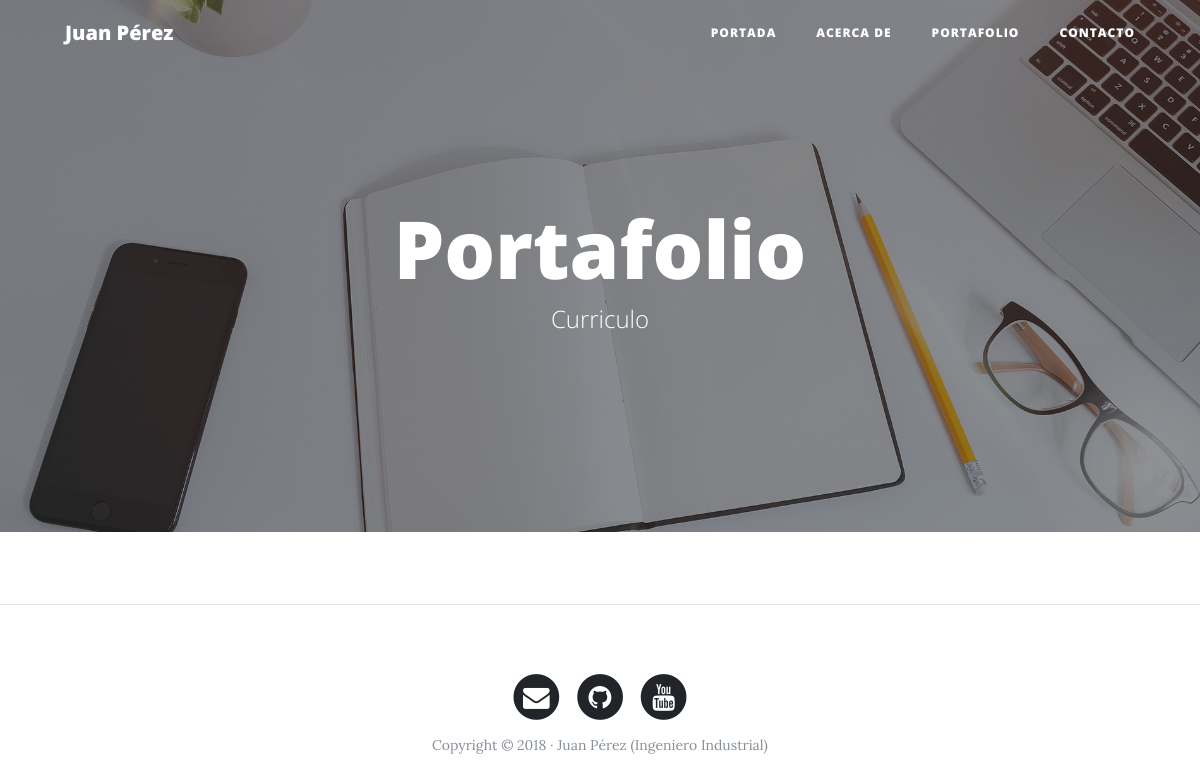
Page /portfolio/ on the earlier database version.
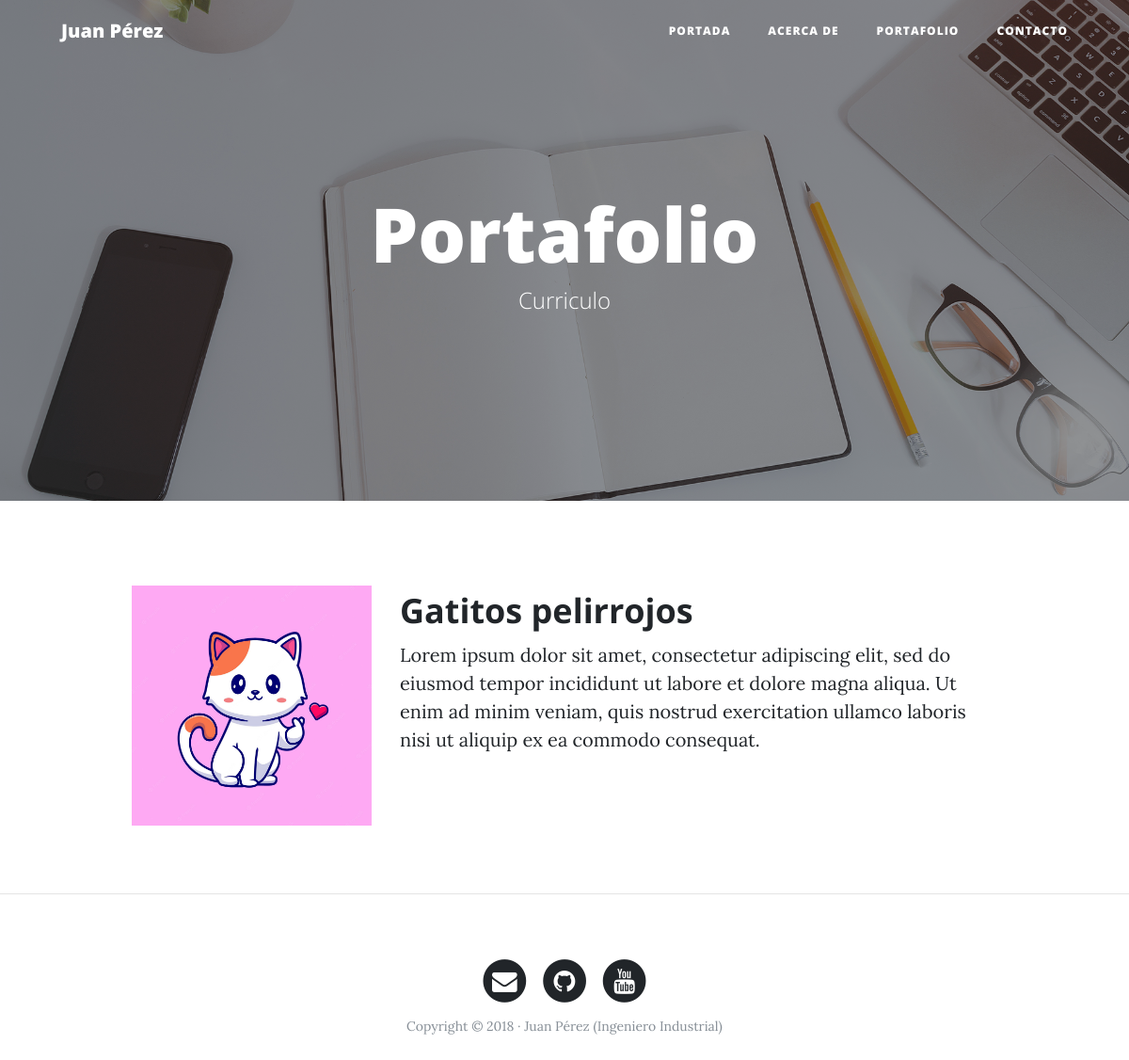
Same page on the later database version.
### portfolio/models.py (models this page shows, shortened)
class Project(models.Model):
    title = models.CharField(max_length=200, verbose_name="Título")  # Campo de caracteres
    decription = models.TextField(verbose_name="Descripción")  # Campo de texto
    image = models.ImageField(verbose_name="Imagen", upload_to='projects')  # Campo de imagenes
    link = models.URLField(null=False,blank=True, verbose_name="Dirección Web")
    created = models.DateTimeField(auto_now_add=True,verbose_name="Fecha de creación")  # Se ejecuna la primera vez que se crea
    updated = models.DateTimeField(auto_now=True,verbose_name="Fecha de actualización")  # Se ejecuata cada que se actualiza una instancia
    class Meta:
        verbose_name = "proyecto"  # Nombre de la tabla
        verbose_name_plural = "proyectos"  # Nombre de la tabla en plural
        ordering = ["-created"]  # Columna por la cual se ordenara la información, el - indica que es al reves

### portfolio/views.py (the view)
# urls.py: path('portfolio/',portfolio_views.portfolio, name="portfolio"),
def portfolio(request):
    kw = {'projects': Project.objects.all()}  # Devuelve toda la lista de proyectos
    return render(request, "portfolio/portfolio.html",kw)

### portfolio/templates/portfolio/portfolio.html (shortened to what this page needs)
{% extends 'core/base.html' %}
{% block background %}{% load static %}{% static 'core/img/portfolio-bg.jpg' %}{% endblock %}
{% block headercontent %}
    <h1>Portafolio</h1>
    <span class="subheading">Curriculo</span>
{% endblock %}
{% block content %}
    {% for project in projects %}
	      <div class="row project">
	      	<div class="col-lg-3 col-md-4 offset-lg-1">
			      <img class="img-fluid" src="{{ project.image.url }}" alt="">
	      	</div>
	        <div class="col-lg-7 col-md-8">
	      		<h2 class="section-heading title">{{ project.title }}</h2>
	          <p>{{ project.decription }}</p>
	      	</div>
	      </div>
    {% endfor %}
{% endblock %}

Differences in the rows shown:
added Project: image (picture), title "Gatitos pelirrojos", decription "Lorem ipsum dolor sit amet, consectetur adipiscing elit, sed do eiusmod tempor incididunt ut labore et dolore magna aliqua. Ut enim ad minim veniam, quis nostrud exercitation ullamco laboris nisi ut aliquip ex ea commodo consequat."
